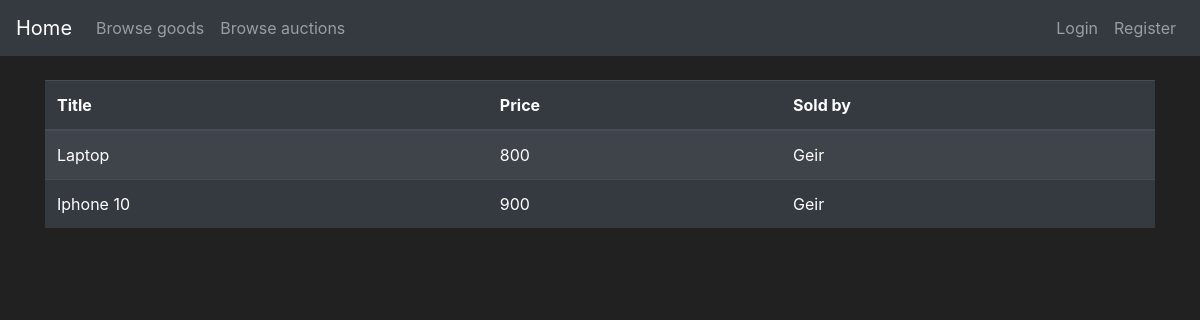
/owned_goods, run on an earlier commit of the app's database.
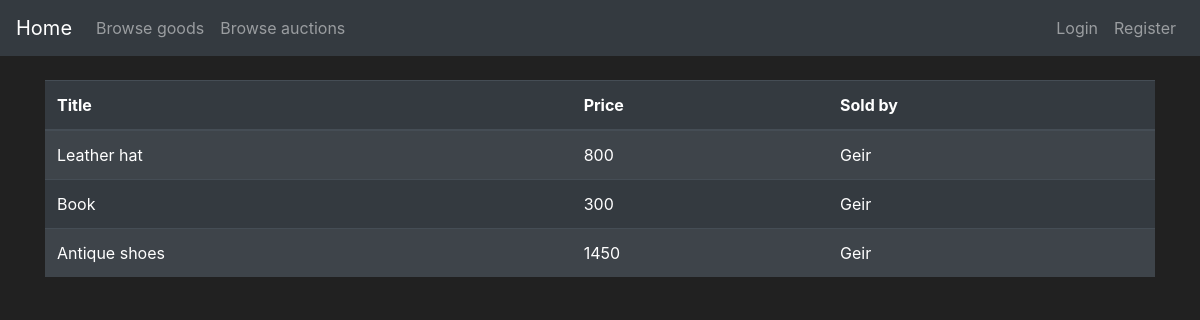
And on a later commit of the database.
### app_flask/models.py (models this page shows, shortened)
class User(db.Model, UserMixin):
    id = db.Column(db.Integer(), primary_key=True)
    username = db.Column(db.String(length=25), nullable=False, unique=True)
    email = db.Column(db.String(length=60), nullable=False, unique=True)
    password_hash = db.Column(db.String(length=60), nullable=False)
    profile_type = db.Column(db.Boolean(), nullable=False, default=False)
    cash = db.Column(db.Integer(), nullable=False, default=2000)
    date_created = db.Column(db.DateTime(), default=datetime.utcnow)
    goods = db.relationship('Goods', backref='goods_owned_by_user', lazy=True)
    store = db.relationship('Store', backref='store_owner', lazy=True)
    @property
    def password(self):
        return self.password

class Goods(db.Model):
    id = db.Column(db.Integer, primary_key=True)
    name = db.Column(db.String(30), nullable=False)
    description = db.Column(db.String(70), unique=False, nullable=False)
    price = db.Column(db.Integer, unique=False, nullable=False)
    product_number = db.Column(db.String(length=6), nullable=False, unique=True)
    goods_type = db.Column(db.Boolean(), nullable=False, default=False)
    date_created = db.Column(db.DateTime(), default=datetime.utcnow)
    user_owner = db.Column(db.Integer(), db.ForeignKey('user.id'))
    store_owner = db.Column(db.Integer(), db.ForeignKey('store.id'))

### app_flask/main/routes.py (the view)
@bp.route('/owned_goods', methods=['GET', 'POST'])
def show_owned_goods():
    db_goods = db.session.query(User, Goods).filter(User.id == Goods.user_owner).all()
    return render_template('showGoods.html', db_goods=db_goods)

### app_flask/templates/showGoods.html (shortened to what this page needs)
{% extends 'base.html' %}
{% block content %}
<div class="container">
    <br>
    <table class="table table-dark table-striped">
      <thead>
        <tr>
          <th scope="col">Title</th>
          <th scope="col">Price</th>
          <th scope="col">Sold by</th>
        </tr>
      </thead>
      <tbody>
      {%for users, goods in db_goods%}
        <tr>
          <td class=".table-striped">{{ goods.name}}</td>
          <td class=".table-striped">{{ goods.price}}</td>
          <td class=".table-striped">{{ users.username}}</td>
        </tr>
      {% endfor %}
      </tbody>
    </table>
</div>
{% endblock %}

### app_flask/templates/base.html (shortened to what this page needs)
<!doctype html>
<html lang="en">
   <head>
      <link rel="stylesheet" href="https://cdn.jsdelivr.net/npm/bootstrap@4.5.3/dist/css/bootstrap.min.css">
   </head>
   <body>
    <nav class="navbar navbar-expand-md navbar-dark bg-dark">
        <a class="navbar-brand" href="{{ url_for('main.home_page') }}">Home <span class="sr-only">(current)</span></a>
        <div class="collapse navbar-collapse" id="navbarNav">
            <ul class="navbar-nav mr-auto">
                <li class="nav-item">
                    <a class="nav-link" href="{{ url_for('main.store_page') }}">Browse goods</a>
                </li>
                <li class="nav-item">
                    <a class="nav-link" href="{{ url_for('main.auction_page') }}">Browse auctions</a>
                </li>
            </ul>
            {% if current_user.username=="Admin" %}
            <ul class="navbar-nav">
                <li class="nav-item">
                    <a class="nav-link" href="{{ url_for('main.display_admin_panel') }}"> {{ current_user.username }}panel</a>
                </li>
                <li class="nav-item">
                    <a class="nav-link">{{ current_user.username }}</a>
                </li>
                <li class="nav-item">
                    <a class="nav-link" href="{{ url_for('auth.logout_page') }}">logout</a>
                </li>
            </ul>
            {% else %}
            <ul class="navbar-nav">
                <li class="nav-item">
                    <a class="nav-link" href="{{ url_for('auth.login_page')}}">Login</a>
                </li>
                <li class="nav-item">
                    <a class="nav-link" href="{{ url_for('auth.register_user_page')}}">Register</a>
                </li>
            </ul>
            {% endif %}
        </div>
      </nav>
    {% block content %}
    {% endblock %}
   </body>
</html>

### app_flask/templates/base.html (style rules this page uses)
body { color: white; background-color: #212121; }

What changed in the data, as far as the page shows it:
removed User: name "Laptop", price "800", username "Geir", name "Iphone 10", price "900"
added User: name "Leather hat", price "800", username "Geir", name "Book", price "300", name "Antique shoes", price "1450"
